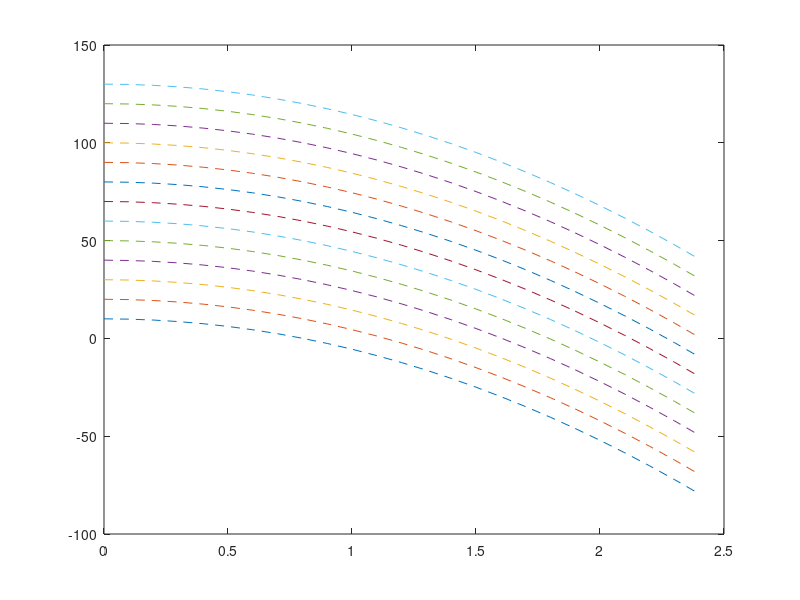

Source code (MATLAB): (Note: this script raises an error after producing the figure.)
% Script f04_10.m (also edotplot.m); plot Edot(V,h) for F4H at
% final weight for Denham min time climb to 20 km; 4/94, 4/2/02
%
V1=[0:.1:2.4]; N1=length(V1); 
for i=1:13, for j=1:N1, h1(i,j)=i*10-V1(j)^2/(.0322*2); 
end; end
%
figure(1); clf; for i=1:13, plot(V1,h1(i,:),'--'); hold on 
end; clear V V1; load edotplot; contour(V,h,Edot,V1); hold off
axis([0 2.4 0 70]); xlabel('V (kft/sec)'); ylabel('h(kft)')
text(1.4,67,'Edot (mega ft-lb/sec)'); text(1.15,67,'-4')
text(1.3,60,'0'); text(1.33,48,'4'); text(1.38,37,'8')
text(1.33,26,'9'); text(1.5,28,'10'); text(1.65,34,'11')
text(.84,24,'12'); text(.84,16,'16'); text(.7,8,'20')
text(.78,6,'24'); text(.85,3,'28')
%print -deps2 \book_do\figures\f04_10
